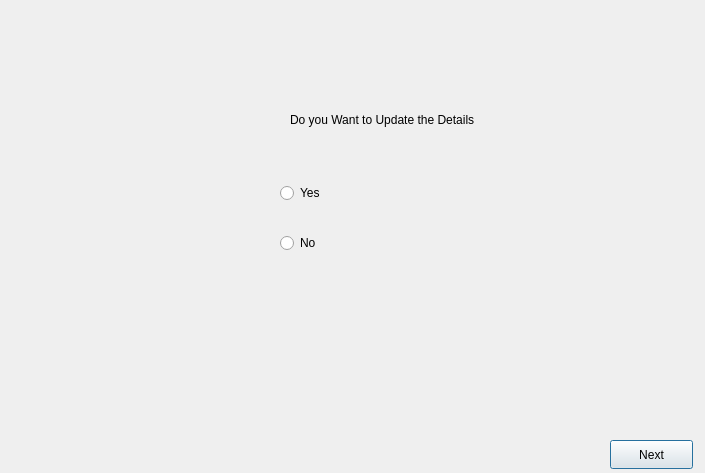
<?xml version="1.0" encoding="UTF-8"?>
<ui version="4.0">
 <class>SixthWindow</class>
 <widget class="QDialog" name="SixthWindow">
  <property name="geometry">
   <rect>
    <x>0</x>
    <y>0</y>
    <width>705</width>
    <height>473</height>
   </rect>
  </property>
  <property name="windowTitle">
   <string>Dialog</string>
  </property>
  <widget class="QLabel" name="label">
   <property name="geometry">
    <rect>
     <x>290</x>
     <y>110</y>
     <width>232</width>
     <height>20</height>
    </rect>
   </property>
   <property name="text">
    <string>Do you Want to Update the Details</string>
   </property>
  </widget>
  <widget class="QRadioButton" name="radioButton">
   <property name="geometry">
    <rect>
     <x>280</x>
     <y>180</y>
     <width>112</width>
     <height>26</height>
    </rect>
   </property>
   <property name="text">
    <string>Yes</string>
   </property>
  </widget>
  <widget class="QRadioButton" name="radioButton_2">
   <property name="geometry">
    <rect>
     <x>280</x>
     <y>230</y>
     <width>112</width>
     <height>26</height>
    </rect>
   </property>
   <property name="text">
    <string>No</string>
   </property>
  </widget>
  <widget class="QPushButton" name="pushButton">
   <property name="geometry">
    <rect>
     <x>610</x>
     <y>440</y>
     <width>83</width>
     <height>29</height>
    </rect>
   </property>
   <property name="text">
    <string>Next</string>
   </property>
  </widget>
 </widget>
 <resources/>
 <connections>
  <connection>
   <sender>pushButton</sender>
   <signal>clicked()</signal>
   <receiver>SixthWindow</receiver>
   <slot>close()</slot>
   <hints>
    <hint type="sourcelabel">
     <x>651</x>
     <y>453</y>
    </hint>
    <hint type="destinationlabel">
     <x>481</x>
     <y>326</y>
    </hint>
   </hints>
  </connection>
 </connections>
</ui>
